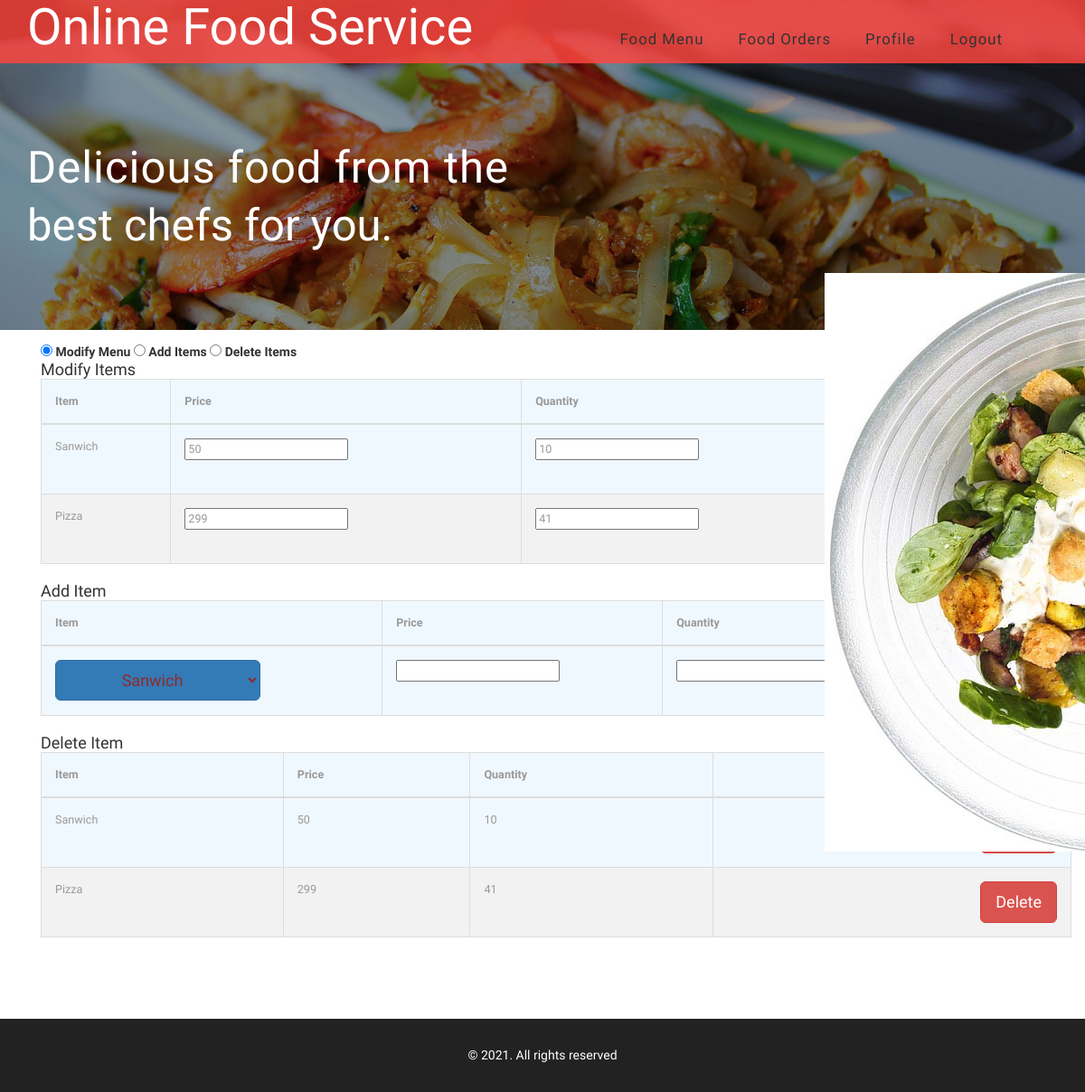
/restaurant/menu/ (signed in), run on the app's committed database.
### webapp/models.py (models this page shows)
class Item(models.Model):
    id = models.AutoField(primary_key=True)
    fname = models.CharField(max_length=30, blank=False)
    category = models.CharField(max_length=50, blank=False)
    def __str__(self):
        return self.fname

### webapp/views.py (the view, shortened to what this page needs)
# urls.py: path('restaurant/menu/', views.menuManipulation, name='mmenu'),
@login_required(login_url='/login/restaurant/')
def menuManipulation(request):
    if not request.user.is_authenticated:
        return redirect("rlogin")
    rest = Restaurant.objects.filter(id=request.user.restaurant.id);
    rest = rest[0]
    menuitems = Menu.objects.filter(r_id=rest)
    menu = []
    for x in menuitems:
        cmenu = []
        cmenu.append(x.item_id)
        cmenu.append(x.price)
        cmenu.append(x.quantity)
        cmenu.append(x.id)
        menu.append(cmenu)
    menuitems = Item.objects.all()
    items = []
    for y in menuitems:
        citem = []
        citem.append(y.id)
        citem.append(y.fname)
        items.append(citem)
    context = {
        "menu": menu,
        "items": items,
        "username": request.user.username,
    }
    return render(request, 'webapp/menu_modify.html', context)

### webapp/templates/webapp/menu_modify.html (shortened to what this page needs)
{% extends 'webapp/rc.html'%}
{% block content %}
	<div class="container">
		<input id="tab1" type="radio" name="tabs" checked>
  	<label for="tab1">Modify Menu</label>
  	<input id="tab2" type="radio" name="tabs">
  	<label for="tab2">Add Items</label>
	<input id="tab3" type="radio" name="tabs">
  	<label for="tab3">Delete Items</label>
	<section id="content1">
		<div class="order-top" style="border:0">
			<p>
				<h4>Modify Items</h4>
				<table class="table table-hover table-bordered">
					<thead>
						<th>Item</th>
						<th>Price</th>
						<th>Quantity</th>
					</thead>
				{% for x in menu %}
					<tr>
						<form action="" method="POST">{% csrf_token %}
							<td>{{x.0}}</td>
							<td><input type="number" value="{{x.1}}" name="price"/></td>
							<td><input type="number" value="{{x.2}}" name="quantity"/></td>
							<td>
							</td>
						</form>
					</tr>
				{% endfor %}
				</table>
			</p>
		</div>
	</section>
	<section id="content2">
		<div class="order-top" style="border:0">
			<p>
				<h4>Add Item</h4>
				<table class="table table-hover table-bordered">
					<thead>
						<th>Item</th>
						<th>Price</th>
						<th>Quantity</th>
					</thead>
					<tr>
						<form action="" method="POST">{% csrf_token %}
						<td>
							<select name="item" class="btn btn-primary btn-lg" style="color: #922a2a;">
							{% for x in items %}
								<option value="{{x.0}}">{{x.1}}</option>
							{% endfor %}
							</select>
						</td>
						<td><input type="number" value="" name="price"/></td>
						<td><input type="number" value="" name="quantity"/>
						</td>
						<td>
						</td>
						</form>
					</tr>
				</table>
			</p>
		</div>
	</section>
	<section id="content3">
		<div class="order-top" style="border:0">
			<p>
				<h4>Delete Item</h4>
				<table class="table table-hover table-bordered">
					<thead>
						<th>Item</th>
						<th>Price</th>
						<th>Quantity</th>
					</thead>
				{% for x in menu %}
					<tr>
					<td>{{x.0}}</td>
					<td>{{x.1}}</td>
					<td>{{x.2}}</td>
					<td>
						<form action="" method="POST">{% csrf_token %}
							<input type="submit" value="Delete" name="submit" class="btn btn-danger btn-lg">
						</form>
					</td>
					</tr>
				{% endfor %}
				</table>
			</p>
		</div>
	</section>
	</div>
{% endblock %}

### webapp/templates/webapp/rc.html (style rules this page uses)
table { border-collapse: collapse; background-color:aliceblue; width:100%; }
th, td { text-align: left; padding: 8px; }
tr:nth-child(even) { background-color: #f2f2f2; }

### webapp/templates/webapp/menu_modify.html (style rules this page uses)
input[type="submit"] { float:right; }

### data on the page
Item: fname "Sanwich", price "50", quantity "10", item "Sanwich", x "50", x "10"
Item: fname "Pizza", price "299", quantity "41", x "299", x "41"
